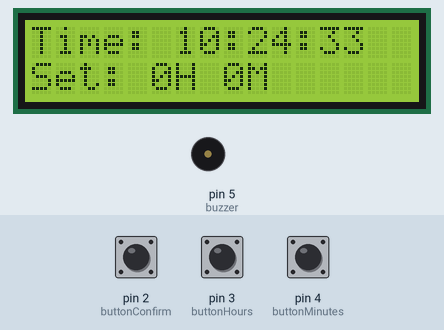
Bench run of a sketch on a simulated Arduino Uno, built with avr-gcc and run on an emulated ATmega328P. On the bench: 16×2 character LCD, buzzer (waves = sounding, pin HIGH). The inputs (shaded band) are chosen by the test bench; at power-on: pin 3 (buttonHours) HIGH, pin 2 (buttonConfirm) HIGH, pin 4 (buttonMinutes) HIGH. The local clock reads 2024-03-15 10:24:30 at power-on unless the sketch sets it.

Above: at 3.2 s.
3.3 s: pin 3 (buttonHours) pulled LOW for 0.15 s
At 4.8 s:
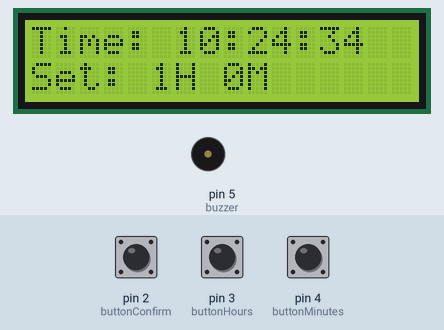
5.5 s: pin 2 (buttonConfirm) pulled LOW for 0.15 s
At 6.3 s:
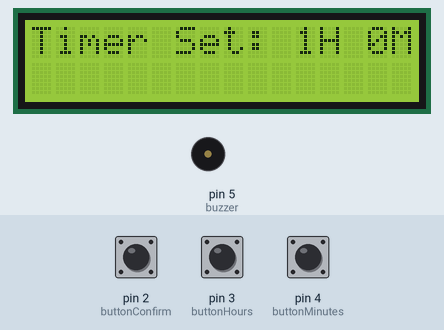
8.6 s: pin 4 (buttonMinutes) pulled LOW for 0.15 s
At 9.7 s:
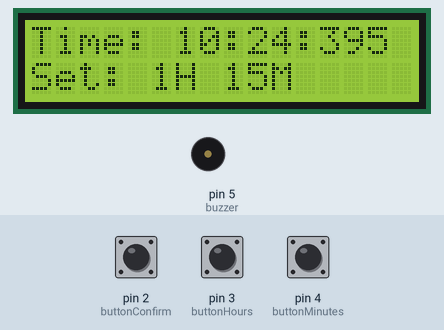
10.2 s: pin 2 (buttonConfirm) pulled LOW for 1 s
At 12.8 s:
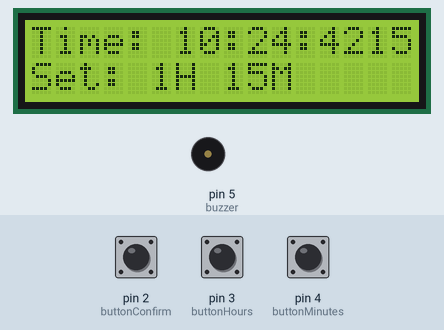
13.7 s: pin 3 (buttonHours) pulled LOW for 1 s
At 14.3 s:
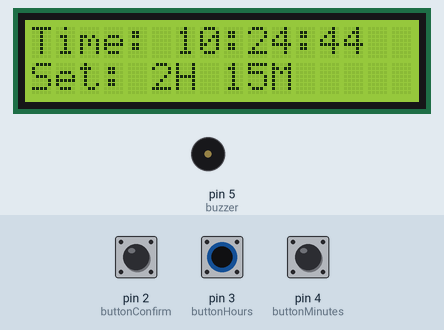
16.2 s: pin 4 (buttonMinutes) pulled LOW for 1 s
At 17.5 s:
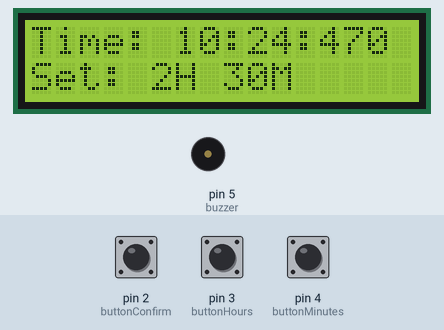
Timing chart, 0 to 19.2 s (numbered marks = the images above; inputs shaded):
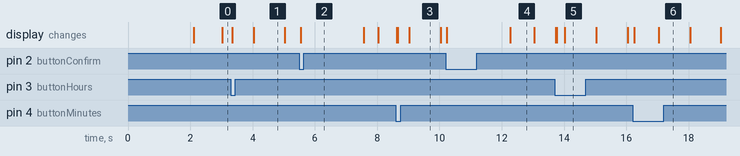

Measured:
- after the input at 5.5 s, the display: changes at once (image 2)
- after the input at 8.6 s, the display: first changes at once (image 3 shows a later state)
- after the input at 10.2 s, the display: first changes at once (image 4 shows a later state)
- after the input at 13.7 s, the display: first changes at once (image 5 shows a later state)
- what the display in image 1 shows lasts 1.0 s, from 4.0 s to 5.0 s
- what the display in image 4 shows lasts 0.7 s, from 12.3 s to 13.0 s

The sketch:

arduino_alarm_clock.ino
```cpp
#include <Wire.h>
#include <RTClib.h>
#include <LiquidCrystal_I2C.h>

// RTC and LCD
RTC_DS3231 rtc;
LiquidCrystal_I2C lcd(0x27, 16, 2); // Adjust I2C address (0x27) if needed

// Pin Definitions
const int buttonConfirm = 2;  // Confirm button
const int buttonHours = 3;    // Hours button
const int buttonMinutes = 4;  // Minutes button
const int buzzer = 5;         // Buzzer

// Variables for Time Setting
int selectedHours = 0;
int selectedMinutes = 0;

// Timer variables
unsigned long startTime = 0;
unsigned long timerDuration = 0; // in milliseconds
bool timerActive = false;

// Debouncing
unsigned long lastDebounceTime = 0;
unsigned long debounceDelay = 50; // 50ms debounce delay

// Button states
bool lastButtonConfirm = LOW;
bool lastButtonHours = LOW;
bool lastButtonMinutes = LOW;

// Function prototypes
void updateLCD(DateTime now);
void beepBuzzer();
void showTimerSetMessage();

void setup() {
  // Initialize LCD
  lcd.init();
  lcd.backlight();

  // Initialize RTC
  if (!rtc.begin()) {
    lcd.print("RTC Not Found!");
    while (1);
  }
  if (rtc.lostPower()) {
    lcd.print("RTC Resetting...");
    rtc.adjust(DateTime(F(__DATE__), F(__TIME__))); // Set to compile time
  }

  // Set up pins
  pinMode(buttonConfirm, INPUT_PULLUP);
  pinMode(buttonHours, INPUT_PULLUP);
  pinMode(buttonMinutes, INPUT_PULLUP);
  pinMode(buzzer, OUTPUT);

  lcd.clear();
  lcd.print("Alarm Clock Ready");
  delay(2000);
  lcd.clear();
}

void loop() {
  DateTime now = rtc.now();

  // Display current time on LCD while idle or timer running
  if (!timerActive || (timerActive && millis() - startTime < timerDuration)) {
    updateLCD(now);
  }

  // Read button states
  bool currentConfirm = digitalRead(buttonConfirm);
  bool currentHours = digitalRead(buttonHours);
  bool currentMinutes = digitalRead(buttonMinutes);

  // Handle Hours Button
  if (currentHours == LOW && lastButtonHours == HIGH && (millis() - lastDebounceTime > debounceDelay)) {
    selectedHours = (selectedHours % 24) + 1; // Cycle through 1-24
    lcd.clear();
    lcd.print("Set Hours: ");
    lcd.print(selectedHours);
    lastDebounceTime = millis();
  }

  // Handle Minutes Button
  if (currentMinutes == LOW && lastButtonMinutes == HIGH && (millis() - lastDebounceTime > debounceDelay)) {
    switch (selectedMinutes) {
      case 0: selectedMinutes = 15; break;
      case 15: selectedMinutes = 30; break;
      case 30: selectedMinutes = 45; break;
      case 45: selectedMinutes = 0; break;
    }
    lcd.clear();
    lcd.print("Set Minutes: ");
    lcd.print(selectedMinutes);
    lastDebounceTime = millis();
  }

  // Handle Confirm Button
  if (currentConfirm == LOW && lastButtonConfirm == HIGH && (millis() - lastDebounceTime > debounceDelay)) {
    timerDuration = (selectedHours * 3600000UL) + (selectedMinutes * 60000UL); // Convert to milliseconds
    if (timerDuration > 0) {
      timerActive = true;
      startTime = millis();
      showTimerSetMessage();
      delay(2000); // Show timer set message for 2 seconds
    }
    lastDebounceTime = millis();
  }

  // Timer Logic
  if (timerActive && (millis() - startTime >= timerDuration)) {
    lcd.clear();
    lcd.print("Time's Up!");
    beepBuzzer();
    timerActive = false;
    selectedHours = 0;
    selectedMinutes = 0; // Reset values
    delay(2000);
    lcd.clear();
  }

  // Save last button states
  lastButtonConfirm = currentConfirm;
  lastButtonHours = currentHours;
  lastButtonMinutes = currentMinutes;
}

void updateLCD(DateTime now) {
  lcd.setCursor(0, 0);
  lcd.print("Time: ");
  if (now.hour() < 10) lcd.print('0');
  lcd.print(now.hour());
  lcd.print(':');
  if (now.minute() < 10) lcd.print('0');
  lcd.print(now.minute());
  lcd.print(':');
  if (now.second() < 10) lcd.print('0');
  lcd.print(now.second());

  lcd.setCursor(0, 1);
  lcd.print("Set: ");
  lcd.print(selectedHours);
  lcd.print("H ");
  lcd.print(selectedMinutes);
  lcd.print("M");
}

void beepBuzzer() {
  for (int i = 0; i < 5; i++) { // Beep 5 times
    digitalWrite(buzzer, HIGH);
    delay(200);
    digitalWrite(buzzer, LOW);
    delay(200);
  }
}

void showTimerSetMessage() {
  lcd.clear();
  lcd.print("Timer Set: ");
  lcd.print(selectedHours);
  lcd.print("H ");
  lcd.print(selectedMinutes);
  lcd.print("M");
}
```
